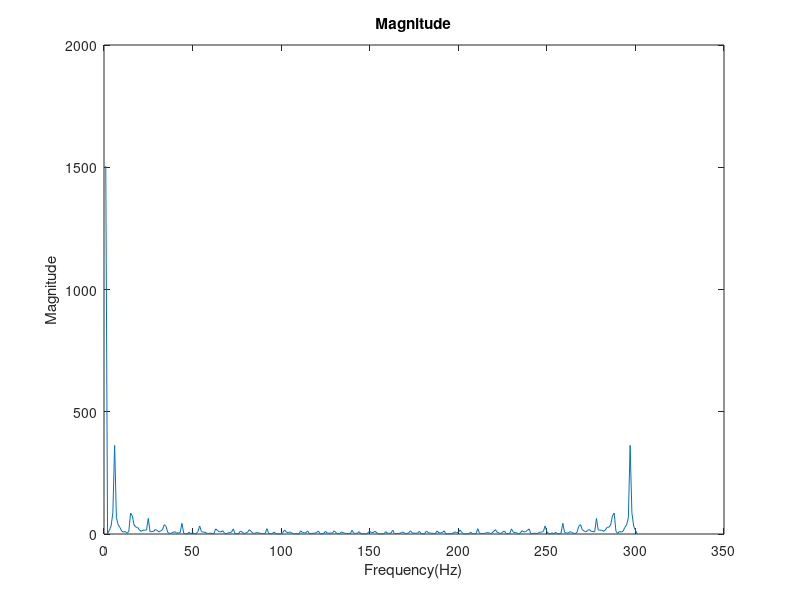
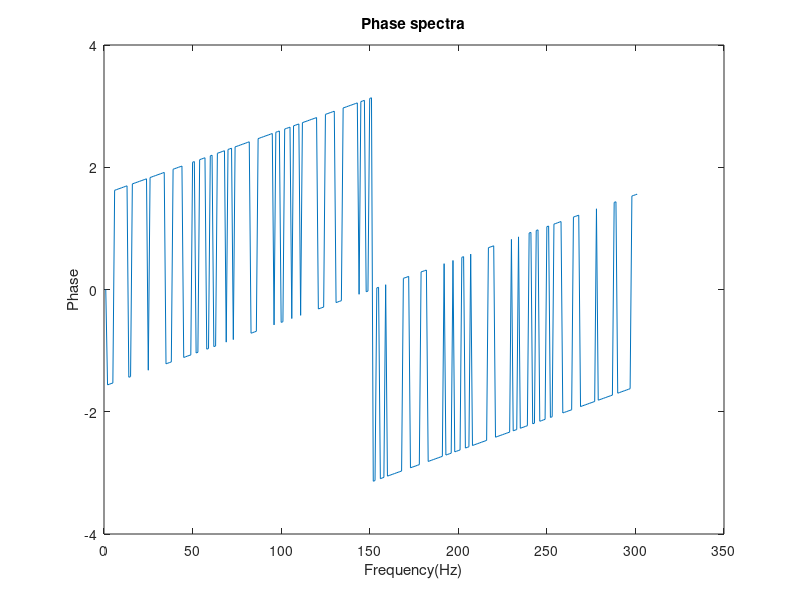

MATLAB code for these plots, in order:
t=-15:0.1:15;
sum_k=0; 
for k =-80:1:80 
 if (mod(k,2)==1)
   x=(4/(pi.*k).*exp((-1i.*pi)/2)).*exp(1i*k*t);
        sum_k=sum_k+x ;
        end
end
sum_k=sum_k+5 ;
 XFrequency=fft(sum_k);
 Magn=abs(XFrequency); 
 Angle=angle(XFrequency);
figure
plot(Magn);
xlabel('Frequency(Hz)')
ylabel('Magnitude')
title('Magnitude')
figure
plot(Angle);
xlabel('Frequency(Hz)')
ylabel('Phase')
title('Phase spectra')

